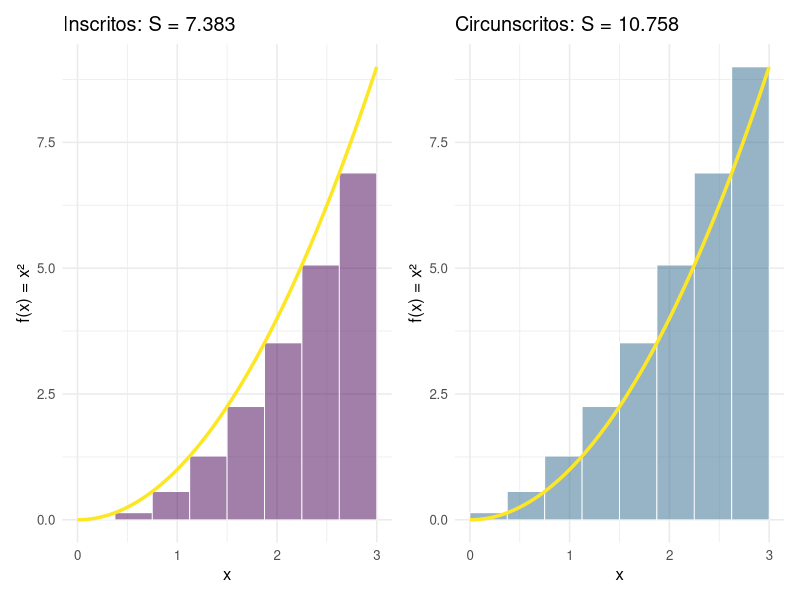
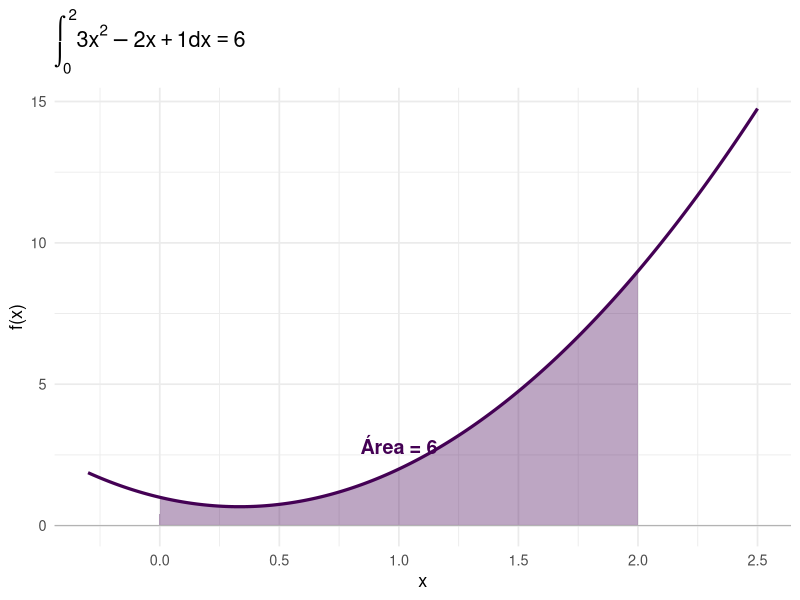
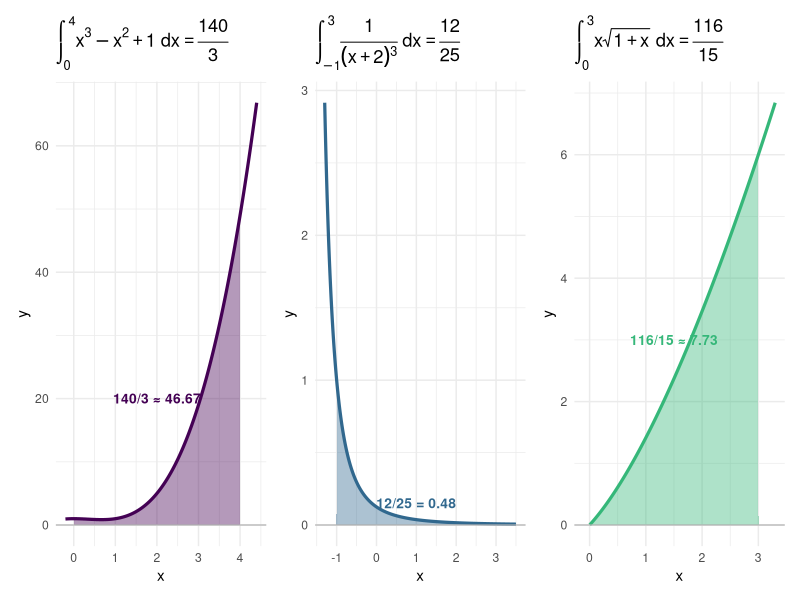

Write R code to recreate these figures, in order.
## ---- chunk 1
#| label: fig-riemann
#| fig-cap: "Somas de Riemann para $f(x) = x^2$ em $[0, 3]$ com $n = 8$ retângulos. À esquerda: retângulos inscritos ($S_{\\mathrm{esq}}$). À direita: retângulos circunscritos ($S_{\\mathrm{dir}}$). A área exata é 9."
#| fig-align: center
#| fig-width: 10
#| fig-height: 4.5

library(ggplot2)
library(patchwork)

f <- function(x) x^2
a <- 0; b <- 3; n <- 8
dx <- (b - a) / n
xi <- seq(a, b, by = dx)

x_curve <- seq(a, b, length.out = 400)
df_curve <- data.frame(x = x_curve, y = f(x_curve))

make_rects <- function(x_pts) {
  data.frame(
    xmin = x_pts[-length(x_pts)],
    xmax = x_pts[-1],
    ymin = 0,
    ymax = f(x_pts[-length(x_pts)])
  )
}

make_rects_right <- function(x_pts) {
  data.frame(
    xmin = x_pts[-length(x_pts)],
    xmax = x_pts[-1],
    ymin = 0,
    ymax = f(x_pts[-1])
  )
}

df_left  <- make_rects(xi)
df_right <- make_rects_right(xi)

base_t <- theme_minimal(base_size = 12)

S_esq <- sum(f(xi[-length(xi)]) * dx)
S_dir <- sum(f(xi[-1]) * dx)

p1 <- ggplot() +
  geom_rect(data = df_left, aes(xmin=xmin, xmax=xmax, ymin=ymin, ymax=ymax),
            fill = "#440154", alpha = 0.5, color = "white", linewidth = 0.3) +
  geom_line(data = df_curve, aes(x, y), color = "#FDE725", linewidth = 1.2) +
  labs(title = sprintf("Inscritos: S = %.3f", S_esq),
       x = "x", y = "f(x) = x²") + base_t

p2 <- ggplot() +
  geom_rect(data = df_right, aes(xmin=xmin, xmax=xmax, ymin=ymin, ymax=ymax),
            fill = "#31688e", alpha = 0.5, color = "white", linewidth = 0.3) +
  geom_line(data = df_curve, aes(x, y), color = "#FDE725", linewidth = 1.2) +
  labs(title = sprintf("Circunscritos: S = %.3f", S_dir),
       x = "x", y = "f(x) = x²") + base_t

p1 + p2
## ---- chunk 2
#| label: fig-barrow
#| fig-cap: "Área sob $f(x) = 3x^2 - 2x + 1$ no intervalo $[0, 2]$. A área exata é 6, confirmada pela Regra de Barrow."
#| fig-align: center

library(ggplot2)

f <- function(x) 3*x^2 - 2*x + 1
x_fill <- seq(0, 2, length.out = 300)
x_all  <- seq(-0.3, 2.5, length.out = 400)

df_fill <- data.frame(x = x_fill, y = f(x_fill))
df_line <- data.frame(x = x_all,  y = f(x_all))

ggplot() +
  geom_area(data = df_fill, aes(x, y), fill = "#440154", alpha = 0.35) +
  geom_line(data = df_line, aes(x, y), color = "#440154", linewidth = 1.1) +
  geom_hline(yintercept = 0, color = "gray70", linewidth = 0.4) +
  annotate("text", x = 1, y = 2.8, label = "Área = 6", size = 5,
           color = "#440154", fontface = "bold") +
  labs(title = expression(integral(3*x^2 - 2*x + 1 * dx, 0, 2) == 6),
       x = "x", y = "f(x)") +
  theme_minimal(base_size = 13)
## ---- chunk 3
#| label: fig-integral-exercicios
#| fig-cap: "Exercícios resolvidos: áreas calculadas pela Regra de Barrow e substituição."
#| fig-align: center
#| fig-width: 12
#| fig-height: 4

library(ggplot2)
library(patchwork)

base_t <- theme_minimal(base_size = 11)

# Ex 1: x^3 - x^2 + 1 em [0,4]
x1f <- seq(0, 4, length.out = 300)
x1a <- seq(-0.2, 4.4, length.out = 400)
df1f <- data.frame(x = x1f, y = x1f^3 - x1f^2 + 1)
df1a <- data.frame(x = x1a, y = x1a^3 - x1a^2 + 1)

p1 <- ggplot() +
  geom_area(data = df1f, aes(x, y), fill = "#440154", alpha = 0.4) +
  geom_line(data = df1a, aes(x, y), color = "#440154", linewidth = 1.1) +
  geom_hline(yintercept = 0, color = "gray70", linewidth = 0.4) +
  annotate("text", x = 2, y = 20, label = "140/3 ≈ 46.67", size = 3.5,
           color = "#440154", fontface = "bold") +
  labs(title = expression(integral(x^3-x^2+1~dx, 0, 4) == frac(140,3)),
       x = "x", y = "y") + base_t

# Ex 2: 1/(x+2)^3 em [-1,3]
x2f <- seq(-1, 3, length.out = 300)
x2a <- seq(-1.3, 3.5, length.out = 400)
df2f <- data.frame(x = x2f, y = 1/(x2f+2)^3)
df2a <- data.frame(x = x2a, y = 1/(x2a+2)^3)

p2 <- ggplot() +
  geom_area(data = df2f, aes(x, y), fill = "#31688e", alpha = 0.4) +
  geom_line(data = df2a, aes(x, y), color = "#31688e", linewidth = 1.1) +
  geom_hline(yintercept = 0, color = "gray70", linewidth = 0.4) +
  annotate("text", x = 1, y = 0.15, label = "12/25 = 0.48", size = 3.5,
           color = "#31688e", fontface = "bold") +
  labs(title = expression(integral(frac(1,(x+2)^3)~dx, -1, 3) == frac(12,25)),
       x = "x", y = "y") + base_t

# Ex 3: x*sqrt(1+x) em [0,3]
x3f <- seq(0, 3, length.out = 300)
x3a <- seq(-0.1, 3.3, length.out = 400)
df3f <- data.frame(x = x3f, y = x3f*sqrt(1+x3f))
df3a <- data.frame(x = x3a, y = ifelse(x3a >= 0, x3a*sqrt(1+x3a), NA))

p3 <- ggplot() +
  geom_area(data = df3f, aes(x, y), fill = "#35b779", alpha = 0.4) +
  geom_line(data = df3a, aes(x, y), color = "#35b779", linewidth = 1.1, na.rm = TRUE) +
  geom_hline(yintercept = 0, color = "gray70", linewidth = 0.4) +
  annotate("text", x = 1.5, y = 3, label = "116/15 ≈ 7.73", size = 3.5,
           color = "#35b779", fontface = "bold") +
  labs(title = expression(integral(x*sqrt(1+x)~dx, 0, 3) == frac(116,15)),
       x = "x", y = "y") + base_t

p1 + p2 + p3
